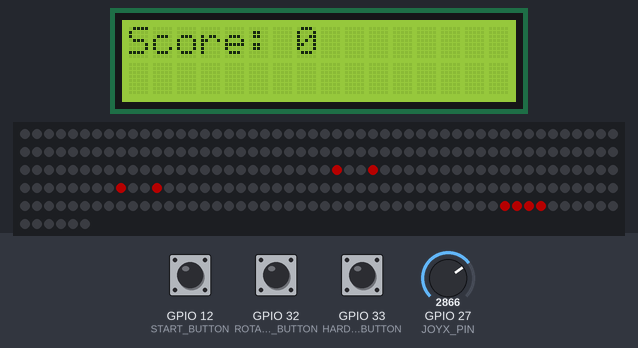
This sketch was run on a simulated ESP32. On the bench: 16×2 character LCD, 256 RGB LEDs in strip order, left to right, continuing on the next row. The test bench sets the inputs (shaded band); at power-on: GPIO 12 (START_BUTTON) HIGH, GPIO 32 (ROTATE_BUTTON) HIGH, GPIO 27 (JOYX_PIN) = 2048, GPIO 33 (HARDDROP_BUTTON) HIGH. Dim RGB values are drawn brighter than linear; random numbers use the default seed unless the sketch sets one.

4.3 s: GPIO 12 (START_BUTTON) pulled LOW for 0.15 s
5.0 s: GPIO 32 (ROTATE_BUTTON) pulled LOW for 0.15 s
5.7 s: GPIO 27 (JOYX_PIN) set to 2866
Above: at 8.16 s.
8.7 s: GPIO 33 (HARDDROP_BUTTON) pulled LOW for 0.15 s
9.4 s: GPIO 32 (ROTATE_BUTTON) pulled LOW for 1 s
Timing chart, 0 to 12.4 s (numbered marks = the images above; inputs shaded):
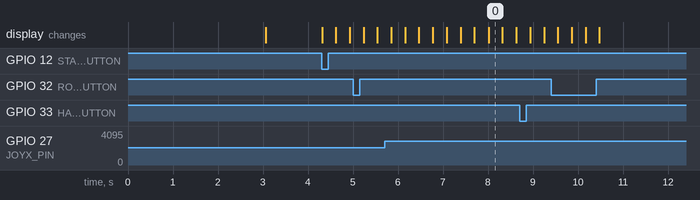

The sketch:

workingcurrent.ino
```cpp
#include <FastLED.h>

#include <LiquidCrystal.h>
#include <LiquidCrystal_I2C.h>

#define LED_PIN 15
#define NUM_LEDS 256
#define BRIGHTNESS 64
#define LED_TYPE WS2812B
#define COLOR_ORDER GRB

#define ROTATE_BUTTON 32
#define START_BUTTON 12
#define HARDDROP_BUTTON 33

CRGB leds[NUM_LEDS];

#define JOYX_PIN 27
#define JOYX_MIN 0
#define JOYX_MAX 4095
#define JOYX_DEADZONE 250

#define DEBOUNCE_DELAY 100
#define DOUBLE_CLICK_TIME 500

//LiquidCrystal lcd(8, 9, 4, 5, 6, 7);
int lcdColumns = 16;
int lcdRows = 2;
LiquidCrystal_I2C lcd(0x27, lcdColumns, lcdRows);
int joyX = 0;
//int joyXSmooth = 0;
int pixelX = 0;
int pixelY = 0;
bool blocked[16][16];

const int tetrisPieces[7][4][4] = {
  // I piece
  {
    {0, 0, 0, 0},
    {1, 1, 1, 1},
    {0, 0, 0, 0},
    {0, 0, 0, 0}
  },
  // J piece
  {
    {1, 0, 0,0},
    {1, 1, 1,0},
    {0, 0, 0,0},
    {0, 0, 0,0}
  },
  // L piece
  {
    {0, 0, 1,0},
    {1, 1, 1,0},
    {0, 0, 0,0},
    {0, 0, 0,0}
  },
  // O piece
  {
    {1, 1,0,0},
    {1, 1,0,0},
    {0, 0, 0,0},
    {0, 0, 0,0}
  },
  // S piece
  {
    {0, 1, 1,0},
    {1, 1, 0,0},
    {0, 0, 0,0},
    {0, 0, 0,0}
  },
  // T piece
  {
    {0, 1, 0,0},
    {1, 1, 1,0},
    {0, 0, 0,0},
    {0, 0, 0,0}
  },
   // Z piece
   {
     {1,1 ,0,0},
     {0 ,1 ,1,0},
     {0 ,0 ,0,0},
     {0, 0, 0,0}
   }
};

// Function to generate a random Tetris piece
void generateRandomTetrisPiece(int piece[4][4]) {
   int randomIndex = random(7);
   memcpy(piece,tetrisPieces[randomIndex],sizeof(tetrisPieces[randomIndex]));
}

// Function to rotate a Tetris piece
volatile bool rotateButtonPressed = false;
volatile bool hardDropButtonPressed = false;

volatile bool startButtonPressed = false;
volatile unsigned long lastButtonPressTime = 0;
volatile bool doubleClicked = false;

unsigned long lastRotateButtonPressTime = 0;
unsigned long lastHardDropButtonPressTime = 0;
unsigned long lastStartButtonPressTime = 0;

int ROTATEDEBOUNCE_DELAY = 200;
void onRotateButtonPress() {
  if (millis() - lastRotateButtonPressTime > ROTATEDEBOUNCE_DELAY) {
    rotateButtonPressed = true;
    lastRotateButtonPressTime = millis();
  }
}
int DROPDEBOUNCE_DELAY = 500;
void onHardDropButtonPress(){
  if (millis() - lastHardDropButtonPressTime > DROPDEBOUNCE_DELAY) {
    hardDropButtonPressed = true;
    lastHardDropButtonPressTime = millis();
  }
}

void onStartButtonPress() {
  unsigned long currentTime = millis();
  if (currentTime - lastButtonPressTime < DEBOUNCE_DELAY) {
    return;
  }
  if (currentTime - lastButtonPressTime < DOUBLE_CLICK_TIME) {
    doubleClicked = true;
  } else {
    startButtonPressed = true;
  }
  lastButtonPressTime = currentTime;
}
void setup() {
    delay(3000);
    Serial.begin(9600);
    FastLED.addLeds<LED_TYPE, LED_PIN, COLOR_ORDER>(leds, NUM_LEDS).setCorrection(TypicalLEDStrip);
    FastLED.setBrightness(BRIGHTNESS);
    pinMode(JOYX_PIN, INPUT);
    for(int i = 0; i < 16; i++){
      for(int j = 0; j < 16; j++){
          blocked[i][j] = false;
      }
    }
    pinMode(ROTATE_BUTTON, INPUT_PULLUP);
    attachInterrupt(digitalPinToInterrupt(ROTATE_BUTTON), onRotateButtonPress, FALLING);
    pinMode(HARDDROP_BUTTON, INPUT_PULLUP);
    attachInterrupt(digitalPinToInterrupt(HARDDROP_BUTTON), onHardDropButtonPress, FALLING);
    pinMode(START_BUTTON, INPUT_PULLUP);
    attachInterrupt(digitalPinToInterrupt(START_BUTTON), onStartButtonPress, FALLING);
    lcd.init();
    lcd.backlight();
}
int matrix[16][16] = {0};
int score = 0;
void loop() {
  while (!startButtonPressed) {
    delay(10);
  }
  startButtonPressed = false;
  // Generate a new random Tetris piece
  while(true){
    if (doubleClicked) {
      doubleClicked = false;
      break;
    }
    int currentTetrisPiece[4][4];
    generateRandomTetrisPiece(currentTetrisPiece);

    // Calculate the initial position of the Tetris piece
    int pieceWidth = sizeof(currentTetrisPiece[0]) / sizeof(currentTetrisPiece[0][0]);
    int pieceHeight = sizeof(currentTetrisPiece) / sizeof(currentTetrisPiece[0]);
    int currentX = (16 - pieceWidth) / 2;
    int currentY = 0;
    CRGB pieceColors[7] = {CRGB::Red, CRGB::Green, CRGB::Blue, CRGB::Yellow, CRGB::Magenta, CRGB::Cyan, CRGB::White};
    int max_x = 0;
    /*for (int y = 0; y < pieceHeight; y++) {
      for (int x = 0; x < pieceWidth; x++) {
        if (currentTetrisPiece[y][x] == 1 && x > max_x) {
          max_x = x;
        }
      }
    }
    if (currentX + max_x >= 16) {
      currentX = 16 - max_x - 1;
    }*/
    while(true){
    // Drop the Tetris piece from the top of the screen
      // Read the joystick value
      joyX = analogRead(JOYX_PIN);
      currentX += clamp(joyX);
      if (currentX < 0) currentX = 0; //edge
      if (currentX > 16 - pieceWidth +1) currentX = 16 - pieceWidth+1;

      int pieceIndex = 0;
      for (int i = 0; i < 7; i++) {
        if (memcmp(currentTetrisPiece, tetrisPieces[i], sizeof(currentTetrisPiece)) == 0) {
          pieceIndex = i;
          break;
        }
        // Check for rotated pieces
        int rotatedPiece[4][4];
        for (int y = 0; y < pieceHeight; y++) {
          for (int x = 0; x < pieceWidth; x++) {
            rotatedPiece[x][pieceHeight - y - 1] = tetrisPieces[i][y][x];
          }
        }
        if (memcmp(currentTetrisPiece, rotatedPiece, sizeof(rotatedPiece)) == 0) {
          pieceIndex = i;
          break;
        }
      }
      CRGB pieceColor = pieceColors[pieceIndex];
      if (rotateButtonPressed) {
      // Rotate the current Tetris piece
        int rotatedPiece[4][4];
        for (int y = 0; y < pieceHeight; y++) {
          for (int x = 0; x < pieceWidth; x++) {
            rotatedPiece[x][pieceHeight - y - 1] = currentTetrisPiece[y][x];
          }
        }
        // Copy the rotated piece back to the currentTetrisPiece array
        if (!checkCollision(rotatedPiece, currentX, currentY)) {
          memcpy(currentTetrisPiece, rotatedPiece, sizeof(rotatedPiece));
        }
        rotateButtonPressed = false;
      }
      if (hardDropButtonPressed) {
      // Move the piece down until it collides with the bottom or another piece
        while (true) {
          bool collision = false;
          for (int y = 0; y < pieceHeight; y++) {
            for (int x = 0; x < pieceWidth; x++) {
              if (currentTetrisPiece[y][x] == 1) {
                if (currentY + y + 1 >= 16 || matrix[currentY + y + 1][currentX + x]!=0) {
                  collision = true;
                  break;
                }
              }
            }
            if (collision) break;
          }

          if (collision) {
            // Stop the current Tetris piece and update the matrix
            for (int y = 0; y < pieceHeight; y++) {
              for (int x = 0; x < pieceWidth; x++) {
                if (currentTetrisPiece[y][x] == 1) {
                  matrix[currentY + y][currentX + x] = pieceIndex + 1;
                }
              }
            }
            hardDropButtonPressed = false;
            break;
          }
          currentY++;
      }
      hardDropButtonPressed = false;
      break;
    }
    FastLED.clear();
    for (int y = 0; y < 16; y++) {
      for (int x = 0; x < 16; x++) {
        if (matrix[y][x]!=0) {
          int index = getIndex(x,y);
          leds[index] = pieceColors[matrix[y][x] - 1];
        }
      }
    }

      // Draw the current Tetris piece at its current position on the LED matrix
      for (int y = 0; y < pieceHeight; y++) {
        for (int x = 0; x < pieceWidth; x++) {
          if (currentTetrisPiece[y][x] == 1) {
            int index = getIndex(currentX+x,currentY+y);
            leds[index] = pieceColors[pieceIndex];
          }
        }
      }
      FastLED.show();

      delay(300);
      currentY++;
      // Move the piece down by one row

      // TODO: Add code to check for collision and stop the piece if necessary
      bool collision = false;
      for (int y = 0; y < pieceHeight; y++) {
        for (int x = 0; x < pieceWidth; x++) {
          if (currentTetrisPiece[y][x] == 1) {
            if (currentY + y + 1 >= 16 || matrix[currentY + y + 1][currentX + x]!=0) {
              collision = true;
              break;
            }
          }
        }
        if (collision) break;
      }


    if (collision) {
      // Stop the current Tetris piece and update the matrix
      for (int y = 0; y < pieceHeight; y++) {
        for (int x = 0; x < pieceWidth; x++) {
          if (currentTetrisPiece[y][x] ==1){
            matrix[currentY +y][currentX +x]=pieceIndex + 1;
          }
        }
      }

      // Check for filled rows and clear them
      for(int y=0;y<16;y++){
        bool rowFilled=true;
        for(int x=0;x<16;x++){
          if(matrix[y][x] == 0){
            rowFilled=false;
            break;
          }
        }
        if(rowFilled){
          // Clear row
          for(int x=0;x<16;x++){
            matrix[y][x]= 0;
          }
          // Move all rows above down by one
          for(int y2=y-1;y2>=0;y2--){
            for(int x=0;x<16;x++){
              matrix[y2+1][x]=matrix[y2][x];
            }
          }
          // Clear top row
          for(int x=0;x<16;x++){
            matrix[0][x]= 0;
          }
          score+=100;
        }
      }
      lcd.setCursor(0, 0);
      lcd.print("Score: ");
      lcd.print(score);

      break;
    }
  }
  bool gameOver=false;
  for(int x=0;x<16;x++){
    if(matrix[1][x]!=0){
      gameOver=true;
      lcd.clear();
      lcd.setCursor(0, 0);
      lcd.print("GAME OVER :(");
      break;
    }
  }

  if (gameOver) {
    score = 0;
    FastLED.clear();
    FastLED.show();

    // Clear the matrix
    for (int y = 0; y < 16; y++) {
      for (int x = 0; x < 16; x++) {
        matrix[y][x] = false;
      }
    }

    // Wait for button press to restart game
    while (!startButtonPressed && !doubleClicked) {
      delay(10);
    }

    startButtonPressed = false;
    doubleClicked = false;

    break;
  }
  }


}

bool checkCollision(int currentTetrisPiece[4][4], int currentX, int currentY) {
  int pieceWidth = sizeof(currentTetrisPiece[0]) / sizeof(currentTetrisPiece[0][0]);
  int pieceHeight = sizeof(currentTetrisPiece) / sizeof(currentTetrisPiece[0]);

  // Check for collision with sides
  if (currentX < 0 || currentX + pieceWidth > 16) {

    return true;
  }

  // Check for collision with bottom or another piece
  for (int y = 0; y < pieceHeight; y++) {
    for (int x = 0; x < pieceWidth; x++) {
      if (currentTetrisPiece[y][x] == 1) {
        if (currentY + y >= 16 || matrix[currentY + y][currentX + x]!=0) {
        return true;
        }
      }
    }
  }
  return false;
}

int getIndex(int row, int col) {
    if (row % 2 == 0) {
        return row * 16 + col;
    } else {
        return row * 16 + (15 - col);
    }
}
int clamp(int readX){
  if(readX >= 2047.0 - JOYX_DEADZONE && readX <= 2047.0 + JOYX_DEADZONE){
    return 0;
  }
  if(readX / 4095.0 > .5){
    return 1;
  }
  if(readX / 4095.0 < .5){
    return -1;
  }
}
```
